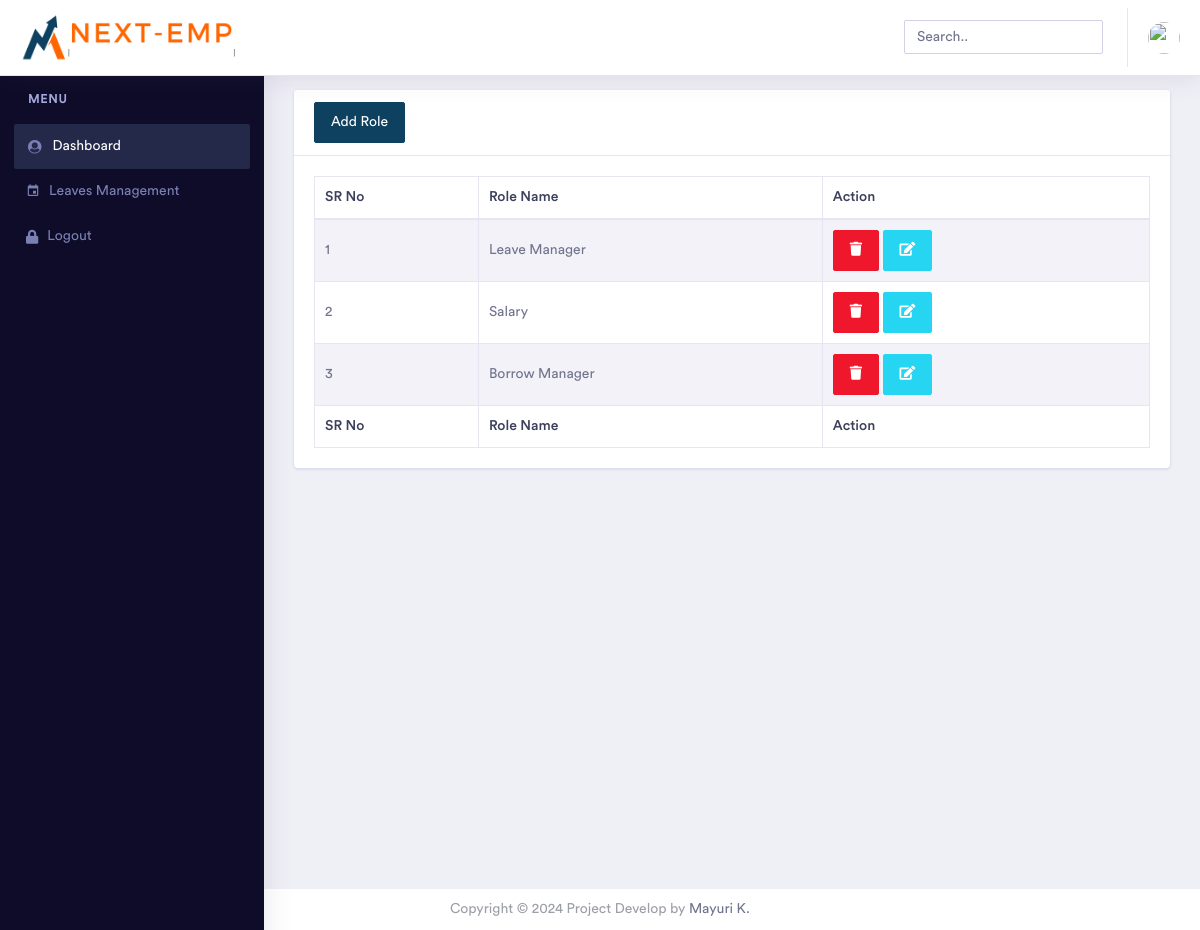
The page /admin/View_Role.php (signed in) on the database its author committed.
### tables this page shows
CREATE TABLE `manage_website` (
  `id` int(11) NOT NULL,
  `title` varchar(600) NOT NULL,
  `short_title` varchar(600) NOT NULL,
  `logo` text NOT NULL,
  `footer` text NOT NULL,
  `currency_code` varchar(600) NOT NULL,
  `currency_symbol` varchar(600) NOT NULL,
  `login_logo` text NOT NULL,
  `invoice_logo` text NOT NULL,
  `background_login_image` text NOT NULL,
  `status` int(11) NOT NULL
);

CREATE TABLE `groups` (
  `id` int(11) NOT NULL,
  `name` varchar(100) NOT NULL,
  `description` varchar(300) NOT NULL,
  `delete_status` int(50) NOT NULL
);

### admin/View_Role.php (the view, shortened to what this page needs)
<?php include('include/head.php'); ?>
<?php include('include/header.php'); ?>
<?php include('include/sidebar.php'); ?>
<div class="dashboard-wrapper">
    <div class="container-fluid  dashboard-content">
        <div class="row">
            <div class="col-xl-12 col-lg-12 col-md-12 col-sm-12 col-12">
                <div class="card">
                    <div class="card-header">
                        <a href="Add_Role.php"><button class="btn btn-primary" type="submit" name=""> Add Role</button></a>
                    </div>
                    <div class="card-body">
                        <div class="table-responsive">
                            <table id="example" class="table table-striped table-bordered second" style="width:100%">
                                <thead>
                                    <tr>
                                        <th>SR No</th>
                                        <th>Role Name</th>
                                        <th>Action</th>
                                    </tr>
                                </thead>
                                <tbody>
                                    <?php
                                    $sql = "SELECT * FROM groups where delete_status='0'";
                                    $statement = $conn->prepare($sql);
                                    $statement->execute();
                                    while ($row = $statement->fetch(PDO::FETCH_ASSOC)) {
                                        extract($row);
                                        $no += 1;
                                    ?>
                                        <tr>
                                            <td><?= $no; ?></td>
                                            <td><?= $name; ?></td>
                                            <td>
                                                <a href="#"><button type="button" class="btn btn-danger cancel-button" onclick="return confirm('Do you really want to Delete ?') && delForm(event, <?php echo $id; ?>, 'Operation/Role.php')"><i class="fas fa-trash"></i></button></a>
                                                <a href="#" onclick="editForm(event, <?php echo $id; ?>, 'edit_role.php')" class="btn btn-info" title="Edit Event"><i class="fas fa-edit"></i></a>
                                            </td>
                                        </tr>
                                    <?php } ?>
                                </tbody>
                                <tfoot>
                                    <tr>
                                        <th>SR No</th>
                                        <th> Role Name</th>
                                        <th>Action</th>
                                    </tr>
                                </tfoot>
                            </table>
                        </div>
                    </div>
                </div>
            </div>
        </div>
    </div>
    <?php include('include/footer.php'); ?>
</body>
</html>

### admin/include/header.php (shortened to what this page needs)
<?php
require_once('../assets/constants/fetch-my-info.php');
?>
<?php
$stmt = $conn->prepare("SELECT * FROM admin WHERE id='".$_SESSION['id']."'");
$stmt->execute();
$result = $stmt->fetch(PDO::FETCH_ASSOC);
 $sql = "SELECT * FROM manage_website where status='0'";
  $statement = $conn->prepare($sql);
                                                 $statement->execute();
                                              $row = $statement->fetch(PDO::FETCH_ASSOC);
                                                                    extract($row);?>
<body>
    <div class="dashboard-main-wrapper">
        <div class="dashboard-header">
            <nav class="navbar navbar-expand-lg bg-white fixed-top">
                <a class="navbar-brand" href="index.php">
                                <img class="img-fluid" src="../assets/uploadImage/Logo/<?php echo$login_logo; ?>" style="width:220px;height:auto;" alt="Theme-Logo" />
                            </a>
                <div class="collapse navbar-collapse " id="navbarSupportedContent">
                    <ul class="navbar-nav ml-auto navbar-right-top ">
                        <li class="nav-item">
                            <div id="custom-search" class="top-search-bar">
                                <input class="form-control" type="text" placeholder="Search..">
                            </div>
                        </li>
                         <li class="nav-item dropdown nav-user">
                            <a class="nav-link nav-user-img" href="profile.php" id="navbarDropdownMenuLink2" data-toggle="dropdown" aria-haspopup="true" aria-expanded="false"><img src="../assets/uploadImage/Profile/<?=$result['image']?>" alt="" class="user-avatar-md rounded-circle"></a>
                        </li>
   </ul>
                </div>
            </nav>
        </div>

### rows shown on the page
manage_website: login_logo (picture)
groups: name "Leave Manager"
groups: name "Salary"
groups: name "Borrow Manager"
